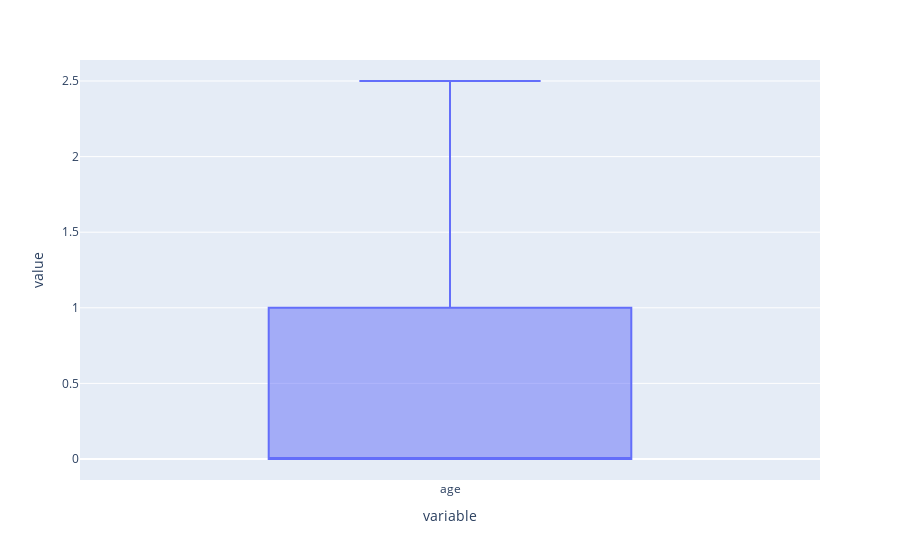

Source (notebook cell):
### Code cell
Q1 = data['age'].quantile(0.25)
Q3 = data['age'].quantile(0.75)
IQR = Q3 - Q1
print(Q1,Q3,IQR)
# Define bounds
lbound = Q1 - 1.5 * IQR
ubound = Q3 + 1.5 * IQR
print(lbound,ubound)
# Replace outliers with the respective bounds
data['age'] = np.where(data['age'] > ubound, ubound, 
                        np.where(data['age'] < lbound, lbound, data['age']))
px.box(data['age'])

### Figure 1 — Plotly figure (JSON) as saved in the notebook; plotly's stock layout.template omitted (floating-point values rounded to 4 significant figures; data arrays with more than 128 entries replaced by an {"elided": "..."} marker saying what was removed)
{"data": [{"alignmentgroup": "True", "hovertemplate": "variable=%{x}<br>value=%{y}<extra></extra>", "legendgroup": "", "marker": {"color": "#636efa"}, "name": "", "notched": false, "offsetgroup": "", "orientation": "v", "showlegend": false, "type": "box", "x": {"elided": "2620 str values"}, "x0": " ", "xaxis": "x", "y": {"elided": "2620 float values"}, "y0": " ", "yaxis": "y"}], "layout": {"autosize": true, "boxmode": "group", "legend": {"tracegroupgap": 0}, "margin": {"t": 60}, "xaxis": {"anchor": "y", "autorange": true, "domain": [0, 1], "range": [-0.5, 0.5], "title": {"text": "variable"}, "type": "category"}, "yaxis": {"anchor": "x", "autorange": true, "domain": [0, 1], "range": [-0.1389, 2.639], "title": {"text": "value"}, "type": "linear"}}}
